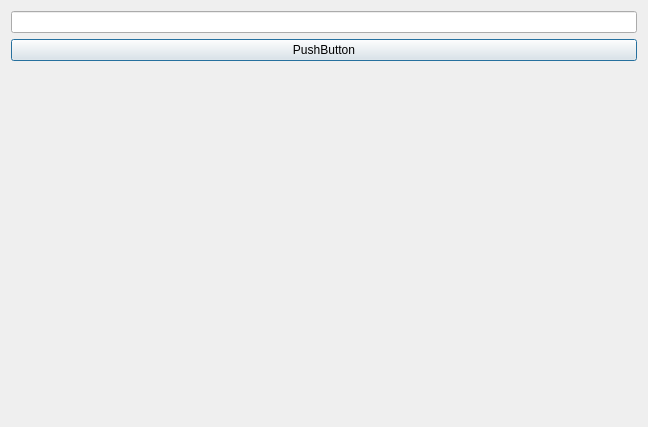
<?xml version="1.0" encoding="UTF-8"?>
<ui version="4.0">
 <class>Dialog</class>
 <widget class="QDialog" name="Dialog">
  <property name="geometry">
   <rect>
    <x>0</x>
    <y>0</y>
    <width>648</width>
    <height>427</height>
   </rect>
  </property>
  <property name="windowTitle">
   <string>Dialog</string>
  </property>
  <layout class="QVBoxLayout" name="verticalLayout">
   <item>
    <widget class="QLineEdit" name="lineEdit"/>
   </item>
   <item>
    <widget class="QPushButton" name="pushButton">
     <property name="text">
      <string>PushButton</string>
     </property>
    </widget>
   </item>
   <item>
    <widget class="QWidget" name="plotWindow" native="true">
     <layout class="QVBoxLayout" name="plotLayout"/>
    </widget>
   </item>
  </layout>
 </widget>
 <resources/>
 <connections/>
</ui>
